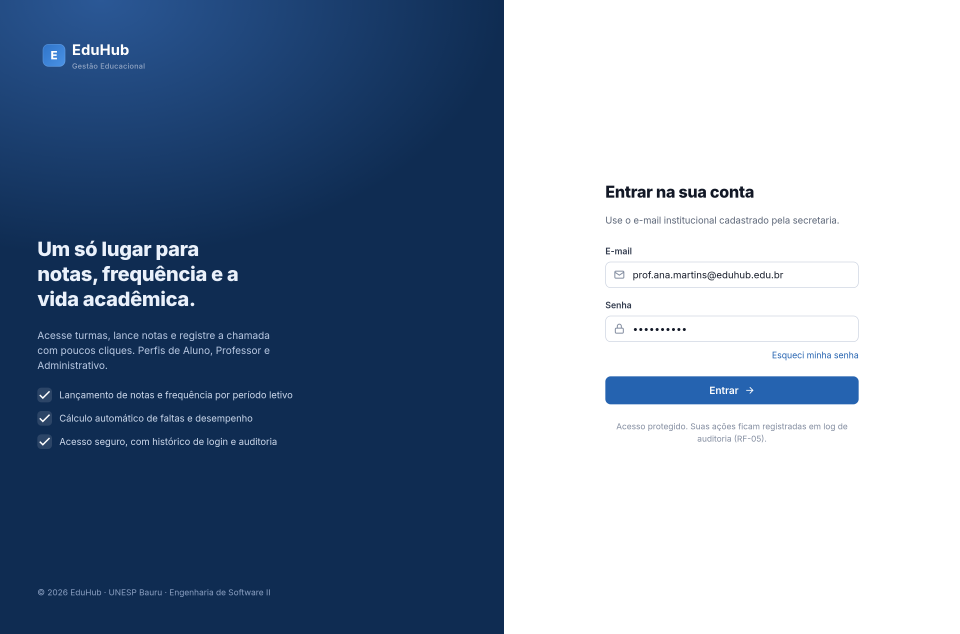
#> input picture Projeto Final/documentacao-final/prototipos/shot-T-01.png, 2880 x 1900 px (shown at 1/3 size)
$ python -i render_all.py   (imports and definitions only)
#> lines starting #> are read from the running program, lines starting #| are printed output that depends on the picture
#!/usr/bin/env python3
# Renderiza as telas com Chrome --screenshot e recorta o excesso com PIL.
import subprocess, tempfile, os, sys
from PIL import Image, ImageChops

BASE = os.path.dirname(os.path.abspath(__file__))
CHROME = "google-chrome-stable"
SCALE = 2
INJECT = "<style>.app{min-height:0 !important}html,body{background:#f5f7fb}</style>"

# (arquivo, saida, largura, altura_janela, recortar?)
JOBS = [
    ("T-01-login.html",      "shot-T-01.png", 1440, 950,  False),
    ("Home-professor.html",  "shot-Home.png", 1440, 2400, True),
    ("T-02-notas.html",      "shot-T-02.png", 1440, 6200, True),
    ("T-03-frequencia.html", "shot-T-03.png", 1440, 2400, True),
    ("T-04-periodos.html",   "shot-T-04.png", 1440, 6200, True),
]

def render(src, out, w, h):
    subprocess.run([
        CHROME, "--headless", "--disable-gpu", "--no-sandbox", "--hide-scrollbars",
        f"--force-device-scale-factor={SCALE}", f"--window-size={w},{h}",
        "--default-background-color=FFFFFFFF", f"--screenshot={out}",
        f"file://{src}",
    ], check=True, stdout=subprocess.DEVNULL, stderr=subprocess.DEVNULL)

def crop(path, pad=20):
#> called with path = 'shot-T-01.png', pad = 20
    im = Image.open(path).convert("RGB")
#> im is the input picture: PIL image 2880x1900 RGB; mean R, G, B 129.7, 146.5, 168.7
    W, H = im.size
#> W = 2880; H = 1900
    bg = im.getpixel((4, H - 4))            # canto inferior-esq = fundo do body
#> bg = (15, 44, 82)
    diff = ImageChops.difference(im, Image.new("RGB", im.size, bg))
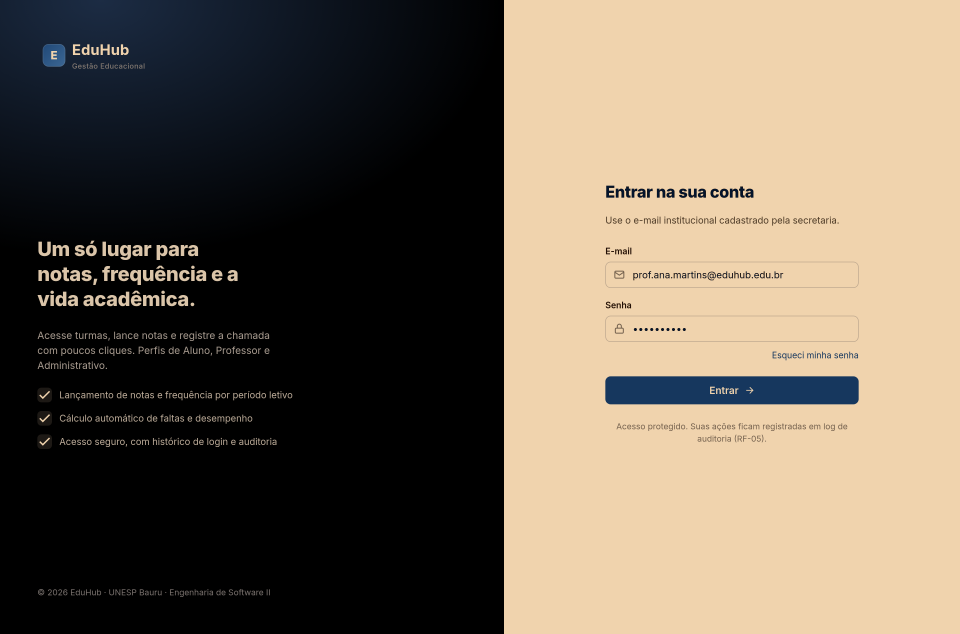
#> diff: PIL image 2880x1900 RGB (shown at 1/3 size); mean R, G, B 114.7, 102.6, 86.9
    bbox = diff.getbbox()
#> bbox = (0, 0, 2880, 1900)
    if not bbox:
        return im.size
    l, t, r, b = bbox
#> l = 0; t = 0; r = 2880; b = 1900
    p = pad * SCALE
    box = (max(0, l - p), max(0, t - p), min(W, r + p), min(H, b + p))
#> box = (0, 0, 2880, 1900)
    im.crop(box).save(path)
    return im.crop(box).size

# [16 lines not run here, left out]

>>> result = crop('shot-T-01.png')
#> result = (2880, 1900)
